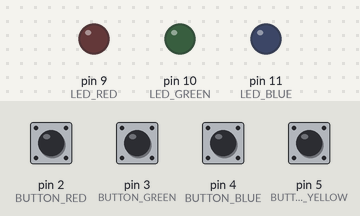
This sketch was run on a simulated Arduino Uno, built with avr-gcc and run on an emulated ATmega328P. Parts: output pins drawn as LEDs (lit = HIGH). Dashed ring = blinking. The inputs (shaded band) are chosen by the test bench; at power-on: pin 2 (BUTTON_RED), pin 3 (BUTTON_GREEN), pin 4 (BUTTON_BLUE), pin 5 (BUTTON_YELLOW) HIGH. Random numbers use the default seed unless the sketch sets one.

Above: at 2.7 s.
2.8 s: pin 2 (BUTTON_RED) pulled LOW for 0.15 s
At 3.2 s:
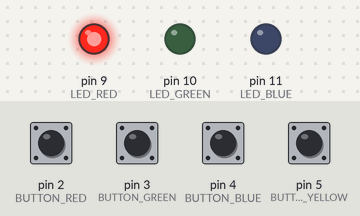
5.9 s: pin 3 (BUTTON_GREEN) pulled LOW for 1 s
At 6.7 s:
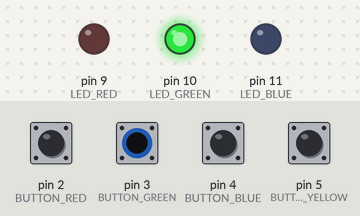
8.9 s: pin 4 (BUTTON_BLUE) pulled LOW for 1 s
At 9.7 s:
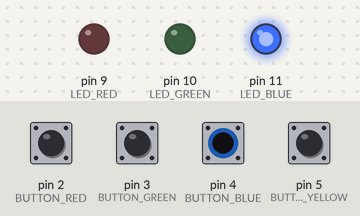
11.9 s: pin 2 (BUTTON_RED) pulled LOW for 1 s
At 13.6 s:
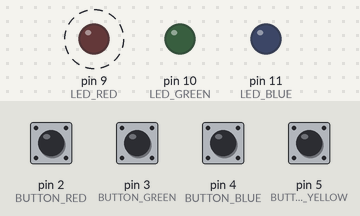
15.9 s: pin 3 (BUTTON_GREEN) pulled LOW for 0.15 s
At 18.3 s:
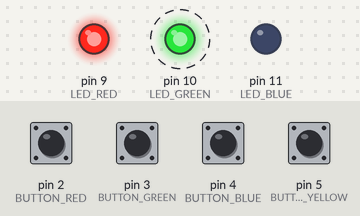
Timing chart, 0 to 19.9 s (numbered marks = the images above; inputs shaded):
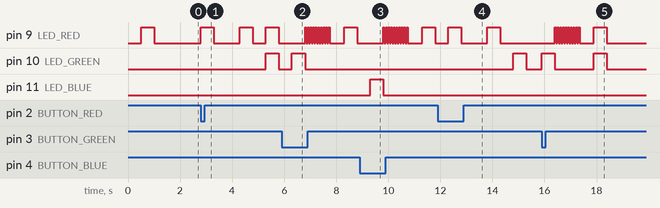

The sketch:

simon_says.ino
```cpp
#define LED_RED 9
#define LED_GREEN 10
#define LED_BLUE 11
#define BUTTON_RED 2
#define BUTTON_GREEN 3
#define BUTTON_BLUE 4
#define BUTTON_YELLOW 5

const int sequenceLength = 5;
int gameSequence[sequenceLength];
int currentRound = 0;
int playerStep = 0;
bool playerTurn = false;

void setup() {
  randomSeed(analogRead(0));
  pinMode(LED_RED, OUTPUT);
  pinMode(LED_GREEN, OUTPUT);
  pinMode(LED_BLUE, OUTPUT);
  pinMode(BUTTON_RED, INPUT_PULLUP);
  pinMode(BUTTON_GREEN, INPUT_PULLUP);
  pinMode(BUTTON_BLUE, INPUT_PULLUP);
  pinMode(BUTTON_YELLOW, INPUT_PULLUP);

  GenerateSequence();
  delay(500);
  PlaySequence();
}

void loop() {
  if (playerTurn) {
    ReadInput();
  }
}

void GenerateSequence() {
  for (int i = 0; i < sequenceLength; i++) {
    gameSequence[i] = random(4);
  }
}

void PlaySequence() {
  playerTurn = false;
  for (int i = 0; i <= currentRound; i++) {
    SetLEDColor(gameSequence[i]);
    delay(500);
    TurnOffLED();
    delay(500);
  }
  playerStep = 0;
  playerTurn = true;
}

void SetLEDColor(int color) {
  switch (color) {
    case 0:
      digitalWrite(LED_RED, HIGH);
      digitalWrite(LED_GREEN, LOW);
      digitalWrite(LED_BLUE, LOW);
      break;
    case 1:
      digitalWrite(LED_RED, LOW);
      digitalWrite(LED_GREEN, HIGH);
      digitalWrite(LED_BLUE, LOW);
      break;
    case 2:
      digitalWrite(LED_RED, LOW);
      digitalWrite(LED_GREEN, LOW);
      digitalWrite(LED_BLUE, HIGH);
      break;
    case 3:
      digitalWrite(LED_RED, HIGH);
      digitalWrite(LED_GREEN, HIGH);
      digitalWrite(LED_BLUE, LOW);
      break;
  }
}

void TurnOffLED() {
  digitalWrite(LED_RED, LOW);
  digitalWrite(LED_GREEN, LOW);
  digitalWrite(LED_BLUE, LOW);
}

void ReadInput() {
  if (digitalRead(BUTTON_RED) == LOW) CheckInput(0);
  if (digitalRead(BUTTON_GREEN) == LOW) CheckInput(1);
  if (digitalRead(BUTTON_BLUE) == LOW) CheckInput(2);
  if (digitalRead(BUTTON_YELLOW) == LOW) CheckInput(3);
}

void CheckInput(int color) {
  SetLEDColor(color);
  delay(500);
  TurnOffLED();

  if (color != gameSequence[playerStep]) {
    ResetGame();
  } else {
    playerStep++;
    if (playerStep > currentRound) {
      delay(1000);
      currentRound++;
      if (currentRound == sequenceLength) {
        WinGame();
      } else {
        PlaySequence();
      }
    }
  }
}

void ResetGame() {
  TurnOffLED();
  for (int i = 0; i < 10; i++) {
    digitalWrite(LED_RED, HIGH);
    delay(50);
    digitalWrite(LED_RED, LOW);
    delay(50);
  }
  delay(500);
  currentRound = 0;
  GenerateSequence();
  PlaySequence();
}

void WinGame() {
  for (int i = 0; i < 5; i++) {
    SetLEDColor(0);
    delay(200);
    SetLEDColor(1);
    delay(200);
    SetLEDColor(2);
    delay(200);
    SetLEDColor(3);
    delay(200);
    TurnOffLED();
    delay(200);
  }
  delay(500);
  ResetGame();
}
 
```

Measured:
- after the input at 2.8 s, pin 9 (LED_RED): goes HIGH 0.50 s, LOW 1.0 s, HIGH 0.50 s, LOW 0.50 s, HIGH 0.50 s, then LOW, starting at once; pin 10 (LED_GREEN): LOW → HIGH after 2.5 s, → LOW 0.50 s later
- after the input at 5.9 s, pin 9 (LED_RED): goes 9 × (HIGH 0.05 s, LOW 0.05 s), HIGH 0.05 s, LOW 0.55 s, HIGH 0.50 s, then LOW, starting after 0.90 s; pin 10 (LED_GREEN): LOW → HIGH after 0.40 s, → LOW 0.50 s later
- after the input at 8.9 s, pin 9 (LED_RED): goes 9 × (HIGH 0.05 s, LOW 0.05 s), HIGH 0.05 s, LOW 0.55 s, HIGH 0.50 s, then LOW, starting after 0.90 s; pin 11 (LED_BLUE): LOW → HIGH after 0.40 s, → LOW 0.50 s later
- after the input at 11.9 s, pin 9 (LED_RED): alternates HIGH for 0.50 s and LOW for 1.0 s, starting after 0.40 s; pin 10 (LED_GREEN): LOW → HIGH after 2.9 s, → LOW 0.50 s later
- after the input at 15.9 s, pin 9 (LED_RED): goes 9 × (HIGH 0.05 s, LOW 0.05 s), HIGH 0.05 s, LOW 0.55 s, HIGH 0.50 s, then LOW, starting after 0.50 s; pin 10 (LED_GREEN): alternates HIGH for 0.50 s and LOW for 1.5 s, starting at once
